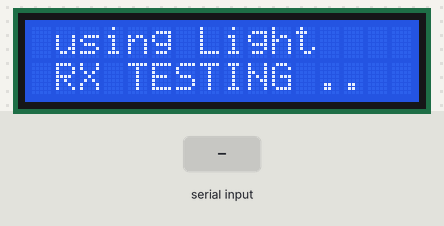
This sketch was run on a simulated Arduino Uno, built with avr-gcc and run on an emulated ATmega328P. Parts: 16×2 character LCD. The inputs (shaded band) are chosen by the test bench. What the sketch prints to the serial monitor is not drawn.

Above: at 3.1 s.
At 6.1 s:
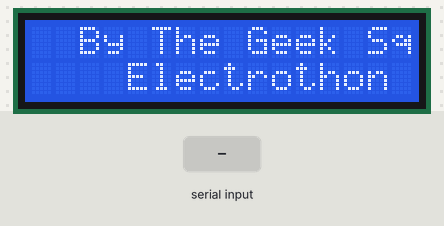
10.3 s: "1" received over the second serial link
At 11.3 s:
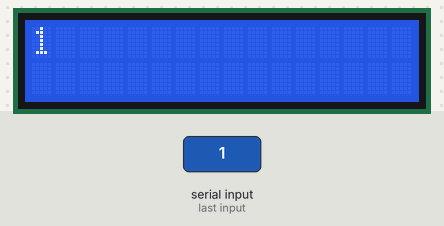
11.8 s: "0" received over the second serial link
At 12.4 s:
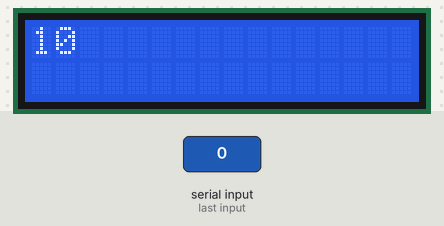
Timing chart, 0 to 14.8 s (numbered marks = the images above; inputs shaded):
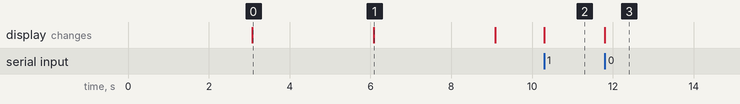

Measured:
- after the input at 10.3 s, the display: changes at once (image 2)
- after the input at 11.8 s, the display: changes at once (image 3)
- what the display in image 0 shows lasts 3.0 s, from 3.1 s to 6.1 s

The sketch:

slot_index_receive.ino
```cpp
#include <SoftwareSerial.h>
#include <LiquidCrystal.h>

LiquidCrystal lcd(4, 5, 6, 7, 8, 9);
SoftwareSerial GSerial(11,12);
char rec=0;

void setup()
{
  Serial.begin(9600);
  GSerial.begin(400);
  lcd.begin(16, 2);
  lcd.setCursor(0, 0);
  lcd.print(" LiFi - Wireless");
  lcd.setCursor(0, 1);
  lcd.print(" Communication  ");
  delay(3000);
  lcd.clear();
  lcd.setCursor(0, 0);
  lcd.print(" using Light    ");
  lcd.setCursor(0, 1);
  lcd.print(" RX TESTING ..  ");
  delay(3000);
  lcd.clear();
  lcd.setCursor(0, 0);
  lcd.print("  By The Geek Squad  ");
  lcd.setCursor(0,1);
  lcd.print("    Electrothon 2020  ");
  delay(3000);
  lcd.clear();
}

void loop()
{
  if(GSerial.available() != 0)
  { Serial.print("serial available/n");
    rec = GSerial.read();
    Serial.print(rec);
    if(rec=='^')
    {
      lcd.setCursor(0, 1);
      lcd.print("                ");
      lcd.setCursor(0, 1);
    }
    else if(rec=='&')
    {
      lcd.clear();
    }

    else
    {
      Serial.print(rec);
      lcd.print(rec);
    }
  }
}
```
